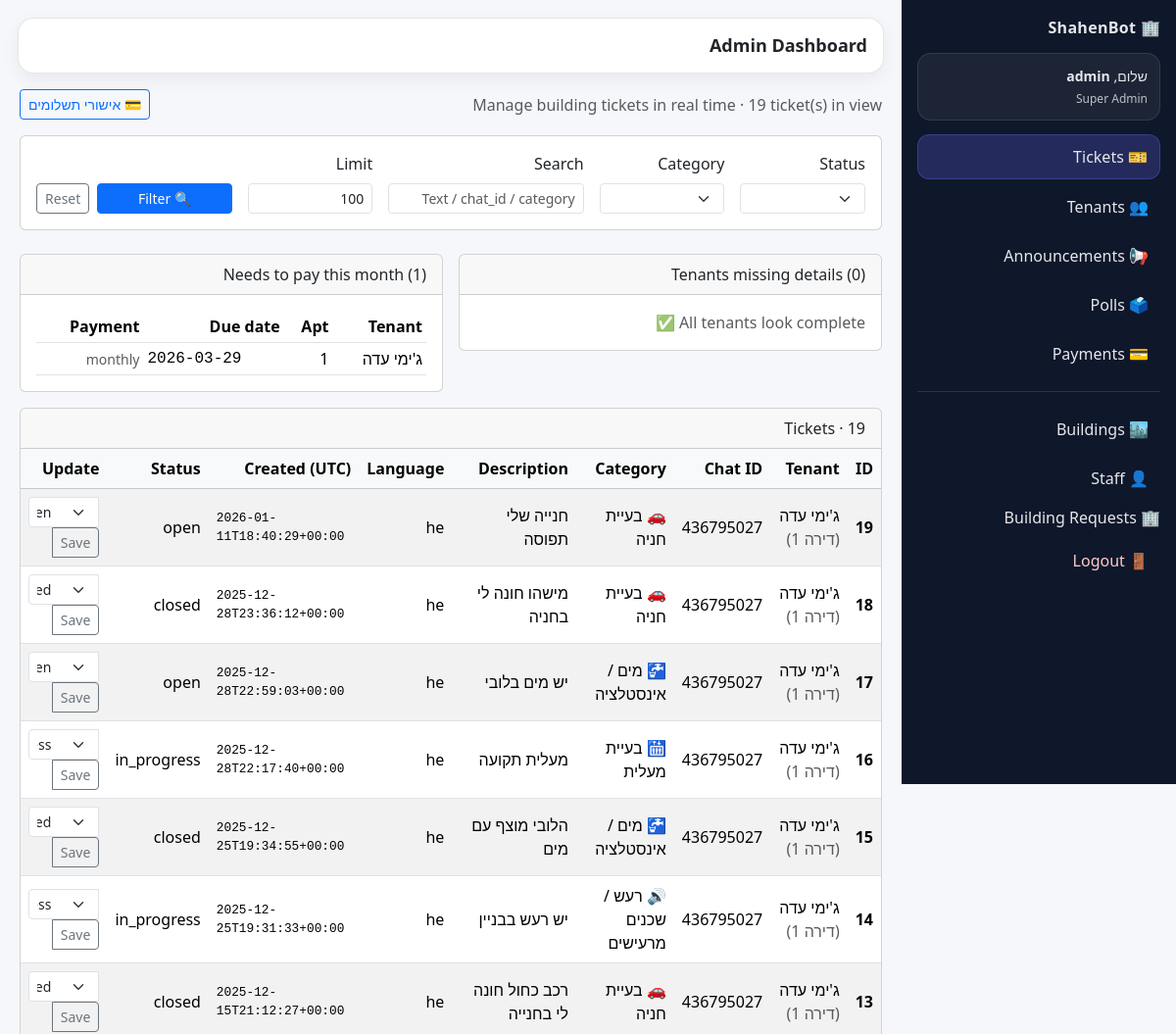
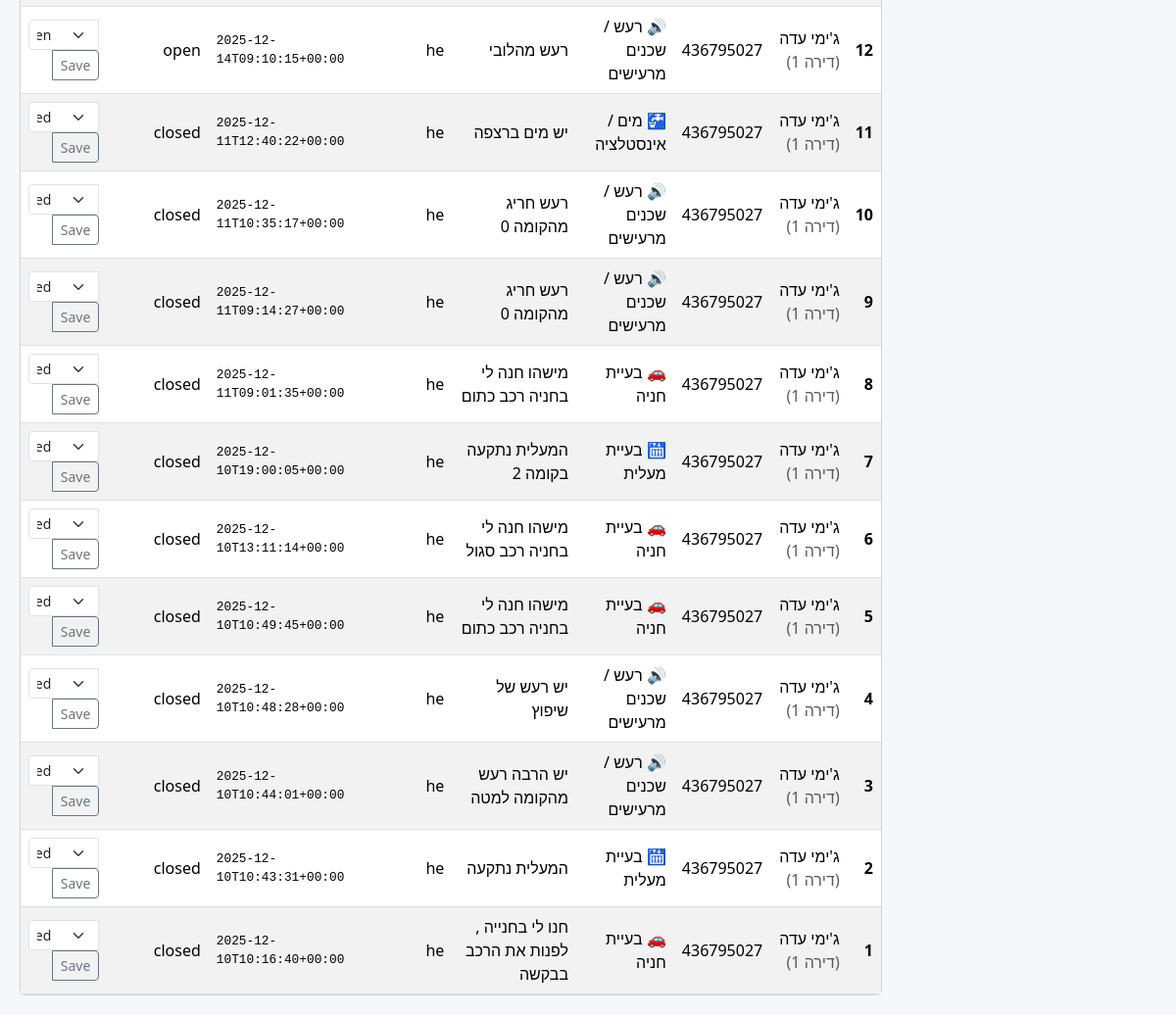
The app's page /admin (signed in) with its own data (2 pictures, top to bottom).
### tables this page shows
CREATE TABLE staff_users (
            id INTEGER PRIMARY KEY AUTOINCREMENT,
            username TEXT NOT NULL UNIQUE,
            password_hash TEXT NOT NULL,
            role TEXT NOT NULL,          -- 'super_admin' | 'building_admin'
            building_id INTEGER,         -- NULL for super_admin
            created_at TEXT,
            FOREIGN KEY(building_id) REFERENCES buildings(id)
        );

CREATE TABLE tenants (
            id INTEGER PRIMARY KEY AUTOINCREMENT,
            name TEXT NOT NULL,
            apartment TEXT,
            tenant_type TEXT,          -- 'owner' / 'rent'
            email TEXT,
            payment_type TEXT,         -- 'monthly' / 'standing_order' / etc.
            next_payment_date TEXT,    -- ISO date string 'YYYY-MM-DD'
            parking_slots INTEGER,
            chat_id INTEGER            -- Telegram chat id (optional)
        , building_id INTEGER);

CREATE TABLE tickets (
            id INTEGER PRIMARY KEY AUTOINCREMENT,
            chat_id INTEGER NOT NULL,
            category TEXT NOT NULL,
            description TEXT NOT NULL,
            language TEXT NOT NULL,
            status TEXT NOT NULL,
            created_at TEXT NOT NULL
        , tenant_id INTEGER, image_url TEXT, building_id INTEGER);

### app.py (the view)
@app.get("/admin")
def admin_dashboard():
    u = require_login()
    if not isinstance(u, dict):
        return u
    status = request.args.get("status") or ""
    category = request.args.get("category") or ""
    search = request.args.get("search") or ""
    limit = int(request.args.get("limit") or "100")
    building_filter = scoped_building_id(u)
    tenants = get_tenants_summary_db(building_filter)
    due_tenants = get_tenants_due_this_month_db(building_filter)
    buildings = list_buildings_db()
    tenants_missing = []
    for t in tenants:
        miss = compute_missing_tenant_fields(t)
        if miss:
            tenants_missing.append({**t, "missing": miss})
    tickets = get_tickets_db(
        limit=limit,
        status=status if status else None,
        category=category if category else None,
        search=search if search else None,
        building_id=building_filter,   # <-- add this param in DB func (Step 2 may adjust)
    )
    return render_template(
        "admin.html",
        tickets=tickets,
        status=status,
        category=category,
        search=search,
        tenants=tenants,
        tenants_missing=tenants_missing,
        due_tenants=due_tenants,
        buildings=buildings,
        limit=limit,
        current_user=u,
    )

### templates/admin.html (shortened to what this page needs)
{% extends "admin_base.html" %}
{% block page_title %}Admin Dashboard{% endblock %}
{% block content %}
<div class="d-flex flex-column flex-md-row align-items-md-center justify-content-between mb-3">
  <div class="text-muted">
    Manage building tickets in real time · {{ tickets|length }} ticket(s) in view
  </div>
  <div class="mt-2 mt-md-0">
    <a href="{{ url_for('admin_payments') }}" class="btn btn-outline-primary btn-sm">💳 אישורי תשלומים</a>
  </div>
</div>
<div class="card mb-4">
  <div class="card-body">
    <form class="row g-3 align-items-end" method="get" action="{{ url_for('admin_dashboard') }}">
      <div class="col-md-2">
        <label class="form-label">Status</label>
        <select class="form-select form-select-sm" name="status">
        </select>
      </div>
      <div class="col-md-2">
        <label class="form-label">Category</label>
        <select class="form-select form-select-sm" name="category">
        </select>
      </div>
      <div class="col-md-3">
        <label class="form-label">Search</label>
        <input type="text" class="form-control form-control-sm" name="search"
               placeholder="Text / chat_id / category" value="{{ search }}">
      </div>
      <div class="col-md-2">
        <label class="form-label">Limit</label>
        <input type="number" class="form-control form-control-sm" name="limit"
               value="{{ limit }}" min="1" max="500">
      </div>
      <div class="col-md-3 d-flex gap-2">
        <button type="submit" class="btn btn-primary btn-sm flex-grow-1">🔍 Filter</button>
        <a href="{{ url_for('admin_dashboard') }}" class="btn btn-outline-secondary btn-sm">Reset</a>
      </div>
    </form>
  </div>
</div>
<div class="row g-3 mb-3">
  <div class="col-md-6">
    <div class="card">
      <div class="card-header">Tenants missing details ({{ tenants_missing|length }})</div>
      <div class="card-body">
        {% if tenants_missing %}
          <div class="table-responsive">
            <table class="table table-sm align-middle mb-0">
              <thead>
                <tr>
                  <th>Tenant</th>
                  <th>Apt</th>
                  <th>Missing</th>
                </tr>
              </thead>
              <tbody>
                {% for t in tenants_missing[:20] %}
                  <tr>
                    <td>
                      <button type="button"
                              class="btn btn-link p-0 text-decoration-none"
                              data-bs-toggle="modal"
                              data-bs-target="#editTenantModal"
                              data-name="{{ t.name }}"
                              data-apartment="{{ t.apartment or '' }}"
                              data-tenant_type="{{ t.tenant_type or '' }}"
                              data-email="{{ t.email or '' }}"
                              data-payment_type="{{ t.payment_type or '' }}"
                              data-next_payment_date="{{ t.next_payment_date or '' }}"
                              data-parking_slots="{{ t.parking_slots or '' }}"
                              data-building_id="{{ t.building_id or '' }}"
                              data-update_url="{{ url_for('admin_update_tenant', tenant_id=t.id) }}">
                        {{ t.name }}
                      </button>
                    </td>
                    <td>{{ t.apartment }}</td>
                    <td class="text-muted small">{{ t.missing|join(", ") }}</td>
                  </tr>
                {% endfor %}
              </tbody>
            </table>
          </div>
          {% if tenants_missing|length > 20 %}
            <div class="small text-muted mt-2">Showing first 20…</div>
          {% endif %}
        {% else %}
          <div class="text-muted">All tenants look complete ✅</div>
        {% endif %}
      </div>
    </div>
  </div>
  <div class="col-md-6">
    <div class="card">
      <div class="card-header">Needs to pay this month ({{ due_tenants|length }})</div>
      <div class="card-body">
        {% if due_tenants %}
          <div class="table-responsive">
            <table class="table table-sm align-middle mb-0">
              <thead>
                <tr>
                  <th>Tenant</th>
                  <th>Apt</th>
                  <th>Due date</th>
                  <th>Payment</th>
                </tr>
              </thead>
              <tbody>
                {% for t in due_tenants[:20] %}
                  <tr>
                    <td>{{ t.name }}</td>
                    <td>{{ t.apartment }}</td>
                    <td style="direction:ltr; font-family:monospace;">{{ t.next_payment_date }}</td>
                    <td class="text-muted small">{{ t.payment_type or "" }}</td>
                  </tr>
                {% endfor %}
              </tbody>
            </table>
          </div>
        {% else %}
          <div class="text-muted">No payments due this month ✅</div>
        {% endif %}
      </div>
    </div>
  </div>
</div>
<div class="card">
  <div class="card-header">Tickets · {{ tickets|length }}</div>
  <div class="card-body p-0">
    <div class="table-responsive">
      <table class="table table-striped table-hover align-middle mb-0">
        <thead class="table-light">
          <tr>
            <th>ID</th>
            <th>Tenant</th>
            <th>Chat ID</th>
            <th>Category</th>
            <th>Description</th>
            <th>Language</th>
            <th>Created (UTC)</th>
            <th>Status</th>
            <th>Update</th>
          </tr>
        </thead>
        <tbody>
          {% if tickets %}
            {% for t in tickets %}
              <tr>
                <td class="fw-semibold">{{ t.id }}</td>
                <td>
                  {% if t.tenant_name %}
                    {{ t.tenant_name }}
                    {% if t.tenant_apartment %}
                      <span class="text-muted">(דירה {{ t.tenant_apartment }})</span>
                    {% endif %}
                  {% else %}
                    <span class="text-muted">—</span>
                  {% endif %}
                </td>
                <td>{{ t.chat_id }}</td>
                <td>{{ t.category }}</td>
                <td class="truncate" title="{{ t.description }}">{{ t.description }}</td>
                <td>{{ t.language }}</td>
                <td style="direction:ltr; font-family:monospace; font-size:0.8rem;">
                  {{ t.created_at }}
                </td>
                <td>
                  <span class="status-badge
                    {% if t.status == 'open' %}status-open{% endif %}
                    {% if t.status == 'in_progress' %}status-in_progress{% endif %}
                    {% if t.status == 'closed' %}status-closed{% endif %}
                  ">{{ t.status }}</span>
                </td>
                <td>
                  <form method="post" action="{{ url_for('admin_update_status', ticket_id=t.id) }}">
                    <div class="input-group input-group-sm">
                      <select class="form-select form-select-sm" name="status">
                        <option value="open" {% if t.status=='open' %}selected{% endif %}>open</option>
                        <option value="in_progress" {% if t.status=='in_progress' %}selected{% endif %}>in_progress</option>
                        <option value="closed" {% if t.status=='closed' %}selected{% endif %}>closed</option>
                      </select>
                      <button class="btn btn-outline-secondary btn-sm" type="submit">Save</button>
                    </div>
                  </form>
                </td>
              </tr>
            {% endfor %}
          {% else %}
            <tr>
              <td colspan="9" class="text-center py-3 text-muted">No tickets found.</td>
            </tr>
          {% endif %}
        </tbody>
      </table>
    </div>
  </div>
</div>
{% endblock %}

### templates/admin_base.html (shortened to what this page needs)
<!doctype html>
<html lang="he" dir="rtl">
<head>
  <link href="https://cdn.jsdelivr.net/npm/bootstrap@5.3.3/dist/css/bootstrap.min.css" rel="stylesheet">
</head>
<body>
<div class="sb-layout">
  <aside class="sb-sidebar">
    <div class="sb-brand">🏢 ShahenBot</div>
    <div class="sb-userbox">
      <div class="sb-hello">שלום, <b>{{ current_user.username if current_user else "Admin" }}</b></div>
      {% if current_user and current_user.role == "building_admin" %}
        <div class="sb-sub">בניין #{{ current_user.building_id }}</div>
      {% elif current_user and current_user.role == "super_admin" %}
        <div class="sb-sub">Super Admin</div>
      {% endif %}
    </div>
    <nav class="sb-nav">
      <a class="sb-link {% if request.endpoint=='admin_dashboard' %}active{% endif %}"
         href="{{ url_for('admin_dashboard') }}">🎫 Tickets</a>
      <a class="sb-link {% if request.endpoint=='admin_tenants' %}active{% endif %}"
         href="{{ url_for('admin_tenants') }}">👥 Tenants</a>
      <a class="sb-link {% if request.endpoint=='admin_announcements' %}active{% endif %}"
         href="{{ url_for('admin_announcements') }}">📢 Announcements</a>
      <a class="sb-link {% if request.endpoint in ['admin_polls','admin_poll_results'] %}active{% endif %}"
         href="{{ url_for('admin_polls') }}">🗳️ Polls</a>
      <a class="sb-link {% if request.endpoint.startswith('admin_payments') %}active{% endif %}"
         href="{{ url_for('admin_payments') }}">💳 Payments</a>
      {% if current_user and current_user.role == "super_admin" %}
        <div class="sb-sep"></div>
        <a class="sb-link {% if request.endpoint=='admin_buildings' %}active{% endif %}"
           href="{{ url_for('admin_buildings') }}">🏙️ Buildings</a>
        <a class="sb-link {% if request.endpoint=='admin_staff' %}active{% endif %}"
           href="{{ url_for('admin_staff') }}">👤 Staff</a>
             <a class="nav-link {% if request.endpoint=='admin_building_requests' %}active{% endif %}"
     href="{{ url_for('admin_building_requests') }}">
    🏢 Building Requests
  </a>
      {% endif %}
    </nav>
    <div class="sb-footer">
      <a class="sb-link danger" href="{{ url_for('logout') }}">🚪 Logout</a>
    </div>
  </aside>
  <main class="sb-main">
    <div class="sb-topbar">
      <div class="sb-page-title">{% block page_title %}{% endblock %}</div>
    </div>
    <div class="sb-content">
      {% block content %}{% endblock %}
    </div>
  </main>
</div>
</body>
</html>

### records on screen
staff_users: username "admin"
tenants: name "ג'ימי עדה", apartment "1", next_payment_date "2026-03-29", payment_type "monthly"
tickets: id "19", tenant_name "ג'ימי עדה", tenant_apartment "1", chat_id "436795027", category "🚗 בעיית חניה", description "חנייה שלי תפוסה", language "he", created_at "2026-01-11T18:40:29+00:00", status "open"
tickets: id "18", tenant_name "ג'ימי עדה", tenant_apartment "1", chat_id "436795027", category "🚗 בעיית חניה", description "מישהו חונה לי בחניה", language "he", created_at "2025-12-28T23:36:12+00:00", status "closed"
tickets: id "17", tenant_name "ג'ימי עדה", tenant_apartment "1", chat_id "436795027", category "🚰 מים / אינסטלציה", description "יש מים בלובי", language "he", created_at "2025-12-28T22:59:03+00:00", status "open"
tickets: id "16", tenant_name "ג'ימי עדה", tenant_apartment "1", chat_id "436795027", category "🛗 בעיית מעלית", description "מעלית תקועה", language "he", created_at "2025-12-28T22:17:40+00:00", status "in_progress"
tickets: id "15", tenant_name "ג'ימי עדה", tenant_apartment "1", chat_id "436795027", category "🚰 מים / אינסטלציה", description "הלובי מוצף עם מים", language "he", created_at "2025-12-25T19:34:55+00:00", status "closed"
tickets: id "14", tenant_name "ג'ימי עדה", tenant_apartment "1", chat_id "436795027", category "🔊 רעש / שכנים מרעישים", description "יש רעש בבניין", language "he", created_at "2025-12-25T19:31:33+00:00", status "in_progress"
tickets: id "13", tenant_name "ג'ימי עדה", tenant_apartment "1", chat_id "436795027", category "🚗 בעיית חניה", description "רכב כחול חונה לי בחנייה", language "he", created_at "2025-12-15T21:12:27+00:00", status "closed"
tickets: id "12", tenant_name "ג'ימי עדה", tenant_apartment "1", chat_id "436795027", category "🔊 רעש / שכנים מרעישים", description "רעש מהלובי", language "he", created_at "2025-12-14T09:10:15+00:00", status "open"
tickets: id "11", tenant_name "ג'ימי עדה", tenant_apartment "1", chat_id "436795027", category "🚰 מים / אינסטלציה", description "יש מים ברצפה", language "he", created_at "2025-12-11T12:40:22+00:00", status "closed"
tickets: id "10", tenant_name "ג'ימי עדה", tenant_apartment "1", chat_id "436795027", category "🔊 רעש / שכנים מרעישים", description "רעש חריג מהקומה 0", language "he", created_at "2025-12-11T10:35:17+00:00", status "closed"
tickets: id "9", tenant_name "ג'ימי עדה", tenant_apartment "1", chat_id "436795027", category "🔊 רעש / שכנים מרעישים", description "רעש חריג מהקומה 0", language "he", created_at "2025-12-11T09:14:27+00:00", status "closed"
tickets: id "8", tenant_name "ג'ימי עדה", tenant_apartment "1", chat_id "436795027", category "🚗 בעיית חניה", description "מישהו חנה לי בחניה רכב כתום", language "he", created_at "2025-12-11T09:01:35+00:00", status "closed"
tickets: id "7", tenant_name "ג'ימי עדה", tenant_apartment "1", chat_id "436795027", category "🛗 בעיית מעלית", description "המעלית נתקעה בקומה 2", language "he", created_at "2025-12-10T19:00:05+00:00", status "closed"
tickets: id "6", tenant_name "ג'ימי עדה", tenant_apartment "1", chat_id "436795027", category "🚗 בעיית חניה", description "מישהו חנה לי בחניה רכב סגול", language "he", created_at "2025-12-10T13:11:14+00:00", status "closed"
tickets: id "5", tenant_name "ג'ימי עדה", tenant_apartment "1", chat_id "436795027", category "🚗 בעיית חניה", description "מישהו חנה לי בחניה רכב כתום", language "he", created_at "2025-12-10T10:49:45+00:00", status "closed"
tickets: id "4", tenant_name "ג'ימי עדה", tenant_apartment "1", chat_id "436795027", category "🔊 רעש / שכנים מרעישים", description "יש רעש של שיפוץ", language "he", created_at "2025-12-10T10:48:28+00:00", status "closed"
tickets: id "3", tenant_name "ג'ימי עדה", tenant_apartment "1", chat_id "436795027", category "🔊 רעש / שכנים מרעישים", description "יש הרבה רעש מהקומה למטה", language "he", created_at "2025-12-10T10:44:01+00:00", status "closed"
tickets: id "2", tenant_name "ג'ימי עדה", tenant_apartment "1", chat_id "436795027", category "🛗 בעיית מעלית", description "המעלית נתקעה", language "he", created_at "2025-12-10T10:43:31+00:00", status "closed"
tickets: id "1", tenant_name "ג'ימי עדה", tenant_apartment "1", chat_id "436795027", category "🚗 בעיית חניה", description "חנו לי בחנייה , לפנות את הרכב בבקשה", language "he", created_at "2025-12-10T10:16:40+00:00", status "closed"

### other values on screen
{{ tickets|length }} "19"
{{ tenants_missing|length }} "0"
{{ due_tenants|length }} "1"
